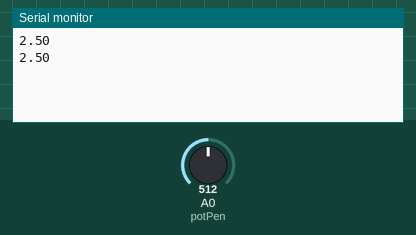
This sketch was run on a simulated Arduino Uno, built with avr-gcc and run on an emulated ATmega328P. Shown: the last lines printed to the serial monitor. The test bench sets the inputs (shaded band); at power-on: A0 (potPen) = 512.

Above: at 2.8 s.
2.9 s: A0 (potPen) set to 716
At 4.8 s:
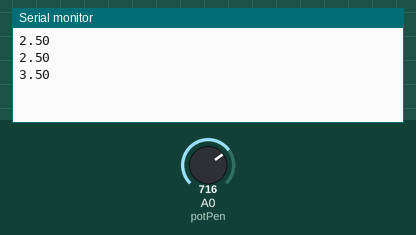
5.6 s: A0 (potPen) set to 900
At 6.3 s:
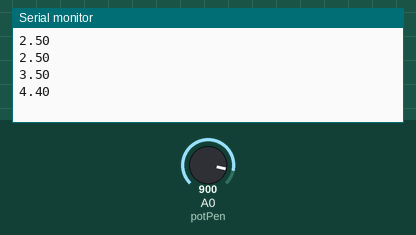
Timing chart, 0 to 8.6 s (numbered marks = the images above; inputs shaded):
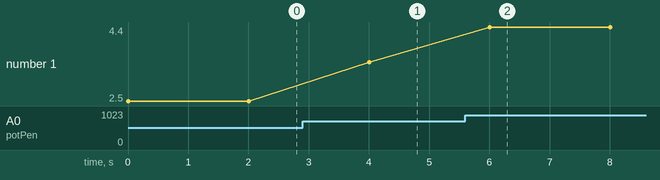

The sketch:

Analog_Read_Potentiometer.ino
```cpp
// potentiometer read

int potPen = A0;      // assigning 'potPen' to A0
int readValue;        // declaring our readValue variable
float Voltage;        // decalring our Voltage vairable calc fm readValue


void setup() {
  pinMode(potPen, INPUT);     // decalre potPen an input
  Serial.begin(9600);         // start monitor - serial

}

void loop() {
  readValue = analogRead(potPen);        // read potPen and put value to 'readValue'
  Voltage = (5./1023.)*readValue;        // 5v to 1023 digits here we have to put '.' o/wise will convert to integer. We want flaot!!!
  Serial.println(Voltage);               // print out the real voltage
  delay(2000);                           // in order to slowdown add delay

}
```

Measured:
- after the input at 2.9 s, the serial monitor: prints a new line after 1.1 s (image 1)
- after the input at 5.6 s, the serial monitor: prints a new line after 0.40 s (image 2)
- plotted number 1: 2.5 → 3.5 after the input at 2.9 s, 3.5 → 4.4 after the input at 5.6 s
